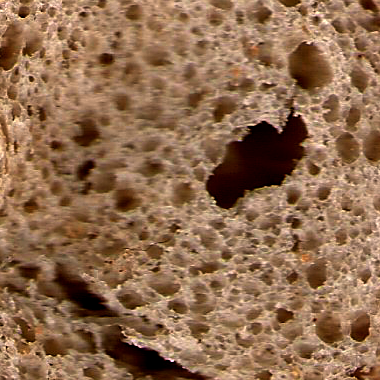
#> input picture imagenes/scanner/baguette/baguette1.tif, 380 x 380 px
$ python sandbox.py   (Python 2 division)   (older library calls are emulated)
#> lines starting #> are read from the running program, lines starting #| are printed output that depends on the picture; after the words box and inside, x2 and y2 are one past the last pixel; in counts of white or black regions, pixels touching at a corner belong together
#!/usr/bin/env python

# sandbox multifractal implementation
# Rodrigo Baravalle - October 2012

#import random
from random import randrange,randint
from math import log
from scipy import ndimage
from pylab import plot, title, show , legend
#import matplotlib
#from matplotlib import pyplot as plt
import time
import Image
import numpy as np
import sys
import os

total = 2000      # number of pixels for averaging
P = 40             # window
cant = 10+1           # number of fractal dimensions (-1 x2)

# returns the sum of (summed area) image pixels in the box between
# (x1,y1) and (x2,y2)
def mww(x1,y1,x2,y2,intImg):
    sum = intImg[x2][y2]
    if (x1>= 1 and y1 >= 1):
        sum = sum + intImg[x1-1][y1-1]
    if (x1 >= 1):
        sum = sum - intImg[x1-1][y2];
    if (y1 >= 1):
        sum = sum - intImg[x2][y1-1]
    return sum/((x2-x1+1)*(y2-y1+1));

def sat(img,Nx,Ny,which):
    # summed area table, useful for speed up the computation by adding image pixels
    intImg = [ [ 0 for i in range(Nx) ] for j in range(Ny) ]
    if(which == 'img'):
        intImg[0][0] = img.getpixel((0,0))

        arrNx = range(1,Nx)
        arrNy = range(1,Ny)
        for h in arrNx:
            intImg[h][0] = intImg[h-1][0] + img.getpixel((h,0))

        for w in arrNy:
            intImg[0][w] = intImg[0][w-1] + img.getpixel((0,w))

        for f in arrNx:
            for g in arrNy:
               intImg[f][g] = img.getpixel((f,g))+intImg[f-1][g]+intImg[f][g-1]-intImg[f-1][g-1]
    else:
        intImg[0][0] = img[0][0]

        arrNx = range(1,Nx)
        arrNy = range(1,Ny)
        for h in arrNx:
            intImg[h][0] = intImg[h-1][0] + img[h][0]

        for w in arrNy:
            intImg[0][w] = intImg[0][w-1] + img[0][w]

        for f in arrNx:
            for g in arrNy:
               intImg[f][g] = img[f][g]+intImg[f-1][g]+intImg[f][g-1]-intImg[f-1][g-1]

    return intImg

def white(img,Nx,Ny,vent,bias):

    im = np.zeros((Nx,Ny))

    intImg = sat(img,Nx,Ny,'img')

    arrNx = range(Nx)
    arrNy = range(Ny)

    for i in arrNx:
        for j in arrNy:
            if(mww(max(0,i-vent),max(0,j-vent),min(Nx-1,i+vent),min(Ny-1,j+vent),intImg) >= img.getpixel((i,j))*bias ):
                im[j,i] = 255#img.getpixel((i,j))

    # do an opening operation to remove small elements
    return ndimage.binary_opening(im, structure=np.ones((2,2))).astype(np.int)


def count(x1,y1,x2,y2,intImg):
    sum = intImg[x2][y2]
    if (x1>= 1 and y1 >= 1):
        sum = sum + intImg[x1-1][y1-1]
    if (x1 >= 1):
        sum = sum - intImg[x1-1][y2];
    if (y1 >= 1):
        sum = sum - intImg[x2][y1-1]
    return sum


# v: window size
def spec(filename,v,b):
    #import psyco # magical speed up
    #psyco.full()
#> called with v = 40, b = 1.15
    t = time.clock()
    tP = (P)   # tP : two raised to P
    x = tP+1
    y = tP+1
    cantSelected = 0

    a = Image.open(filename)
#> a is the input picture: PIL image 380x380 RGBA; mean R, G, B, A 144.9, 108.3, 79, 255
    Nx, Ny = a.size
#> Nx = 380; Ny = 380
    L = Nx*Ny
#> L = 144400

    points = []     # number of elements in the structure
    gray = a.convert('L') # rgb 2 gray
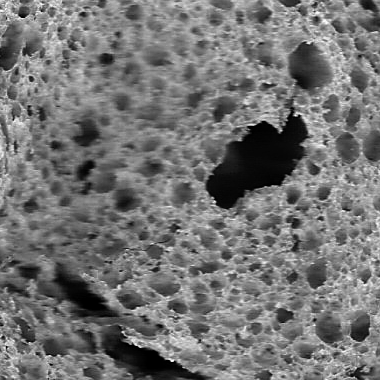
#> gray: PIL image 380x380 L; min 0, max 255, mean 115.9

    gray = white(gray,Nx,Ny,v,b) # local thresholding algorithm
#> after the loop in sat, `for h in arrNx:`: intImg = 380 items
#> after the loop in white, `for i in arrNx:`:
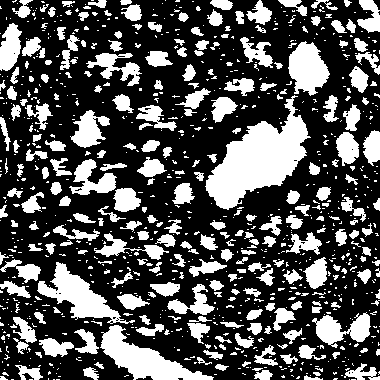
#> im: shape (380, 380) float64; 32% white; 929 white regions (670 under 20 px), largest, box (x1, y1, x2, y2) and area: (205, 95, 311, 210) 5440, (100, 325, 214, 380) 2401, (37, 262, 135, 324) 2036
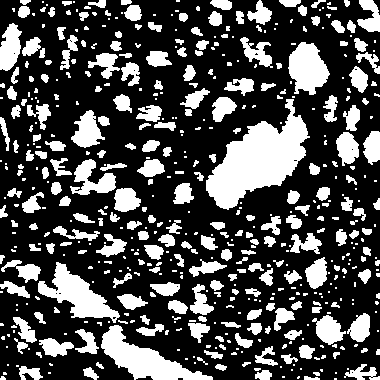
#> gray: shape (380, 380) int64; values 0 (black) and 1 (white), 30% white; 539 white regions (289 under 20 px), largest, box (x1, y1, x2, y2) and area: (206, 99, 310, 210) 5403, (101, 325, 213, 380) 2383, (38, 262, 120, 323) 1965
    #plt.imshow(gray, cmap=matplotlib.cm.gray)
    #plt.show()

    intImg = sat(gray,Nx,Ny,'array')

    m0 = intImg[Nx-1][Ny-1]#/float(L)

    while(gray[x][y] == 0):
        x = randint(tP,Nx-tP-1)
        y = randint(tP,Ny-tP-1)
#> this loop made 8 passes

    # list with selected points (the points should be in the "structure")
    # points shouldn't be close to the borders, in order for the windows to have the same size
    while cantSelected < total:
        while(([x,y] in points) or count(x-1,y-1,x+1,y+1,intImg) == 0):
            x = randint(tP,Nx-tP-1)
            y = randint(tP,Ny-tP-1)
        # new point, add to list
        points.append([x,y])
        cantSelected = cantSelected+1


    c = np.zeros((P,total), dtype=np.double ) # total+1 rows x P columns
    for i in range(total): # for each point randomly selected
        x = points[i][0]
        y = points[i][1]
        for h in range(1,P+1):
            # how many points in the box. M(R) in the literature
            c[h-1][i] = count(x-(h),y-(h),x+(h),y+(h),intImg)

    down = range(1,P+1)
    # Generalized Multifractal Dimentions
    s = [0 for i in range(2*cant-2)]
    l = range(-cant+1,0)+  range(1,cant)
    j = 0
    for i in l:
        s[j] = Dq(c,i,L,m0,down)

        j = j+1

    #plot(s)
    #show()

    t =  time.clock()-t
    print "Time: ", t
    #print "Dims: ", s
    return s

def Dq(c,q,L,m0,down):

    #aux = 1
    # sum in each radius, all the points
    if q>0: # math representation issue
        aux1 = float(total)
        aux2 = 0
    else:
        aux1 = 1
        aux2 = log(float(total))

    d = np.zeros(P).astype(np.float32)

    for h in range(P):
        d[h]= np.sum(map(lambda i: (i**q)/aux1,c[h]))

    up = map(lambda i: log(i)-aux2-q*log(m0), d)
    up2 = map(lambda i: up[i]/(q*down[i]), range(len(up)))
    sizes = range(1,P+1)

    (ar,br)=np.polyfit(sizes,up2,1)
    return ar


print spec('../imagenes/scanner/baguette/baguette1.tif',40,1.15)

$ run again, with imagenes/scanner/baguette/baguette10.tif copied over imagenes/scanner/baguette/baguette1.tif
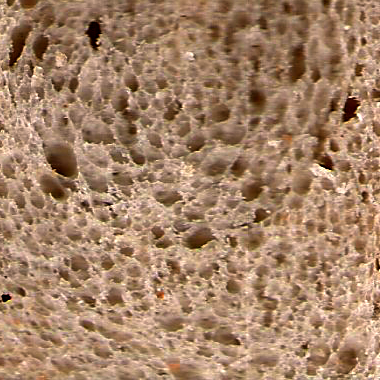
#> input picture imagenes/scanner/baguette/baguette10.tif, 380 x 380 px
#> in spec, a is the input picture: PIL image 380x380 RGBA; mean R, G, B, A 165.6, 131, 103.1, 255
#> after the loop in sat, `for h in arrNx:`: intImg = 380 items
#> after the loop in white, `for i in arrNx:`:
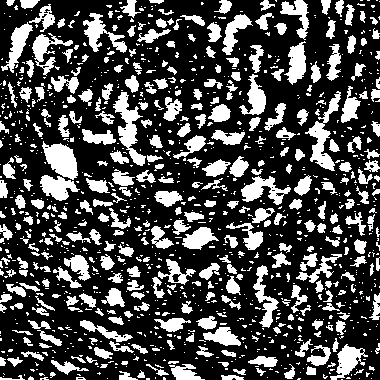
#> im: shape (380, 380) float64; 28.8% white; 1176 white regions (831 under 20 px), largest, box (x1, y1, x2, y2) and area: (113, 92, 146, 166) 920, (305, 91, 341, 171) 870, (42, 141, 78, 180) 846
#> in spec, `gray = white(gray,Nx,Ny,v,b)`:
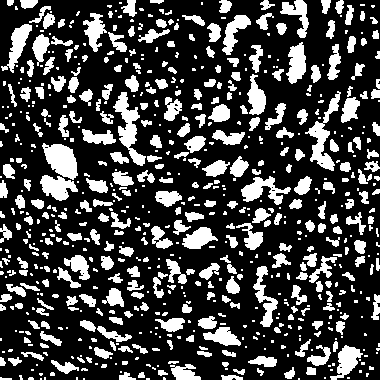
#> gray: shape (380, 380) int64; values 0 (black) and 1 (white), 26.4% white; 698 white regions (358 under 20 px), largest, box (x1, y1, x2, y2) and area: (113, 92, 146, 166) 899, (305, 91, 341, 171) 846, (42, 143, 78, 180) 840

$ run again, with imagenes/scanner/baguette/baguette11.tif copied over imagenes/scanner/baguette/baguette1.tif
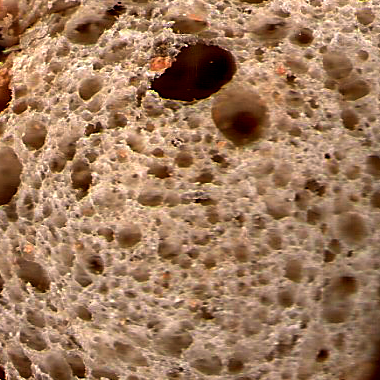
#> input picture imagenes/scanner/baguette/baguette11.tif, 380 x 380 px
#> in spec, a is the input picture: PIL image 380x380 RGBA; mean R, G, B, A 161, 123.1, 93.1, 255
#> after the loop in sat, `for h in arrNx:`: intImg = 380 items
#> after the loop in white, `for i in arrNx:`:
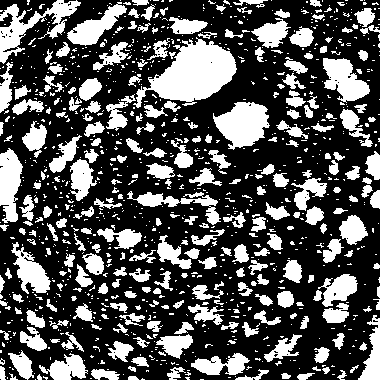
#> im: shape (380, 380) float64; 32.5% white; 1068 white regions (806 under 20 px), largest, box (x1, y1, x2, y2) and area: (133, 37, 237, 108) 3699, (213, 102, 270, 150) 1754, (0, 0, 81, 64) 1649
#> in spec, `gray = white(gray,Nx,Ny,v,b)`:
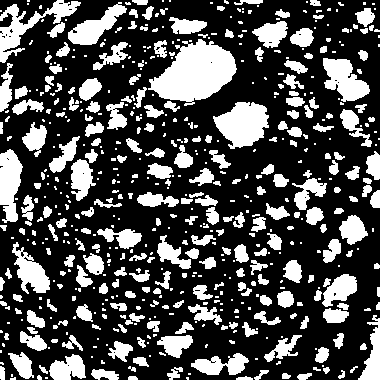
#> gray: shape (380, 380) int64; values 0 (black) and 1 (white), 30.1% white; 589 white regions (325 under 20 px), largest, box (x1, y1, x2, y2) and area: (148, 39, 237, 106) 3532, (213, 102, 269, 149) 1739, (0, 0, 81, 63) 1440
#> the loop in spec, `while(gray[x][y] == 0):` made 3 passes

$ run again, with imagenes/scanner/baguette/baguette13.tif copied over imagenes/scanner/baguette/baguette1.tif
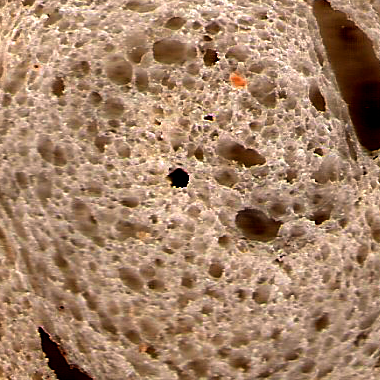
#> input picture imagenes/scanner/baguette/baguette13.tif, 380 x 380 px
#> in spec, a is the input picture: PIL image 380x380 RGBA; mean R, G, B, A 166.9, 132.3, 105.1, 255
#> after the loop in sat, `for h in arrNx:`: intImg = 380 items
#> after the loop in white, `for i in arrNx:`:
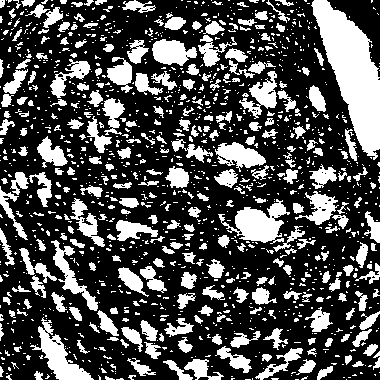
#> im: shape (380, 380) float64; 30.7% white; 1374 white regions (1074 under 20 px), largest, box (x1, y1, x2, y2) and area: (311, 0, 380, 160) 5274, (218, 199, 290, 244) 1529, (30, 317, 94, 380) 1301
#> in spec, `gray = white(gray,Nx,Ny,v,b)`:
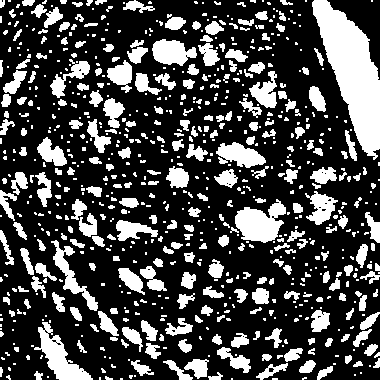
#> gray: shape (380, 380) int64; values 0 (black) and 1 (white), 27.8% white; 764 white regions (472 under 20 px), largest, box (x1, y1, x2, y2) and area: (312, 0, 380, 160) 5258, (235, 199, 286, 243) 1369, (34, 322, 93, 380) 1255
